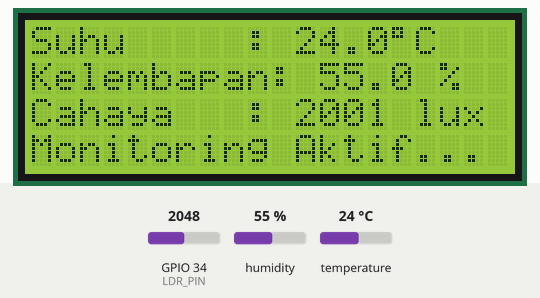
Simulated run of this program. Board: ESP32. Shown: 20×4 character LCD. The test bench sets the inputs (shaded band); at power-on: GPIO 34 (LDR_PIN) = 2048, humidity 55 %, temperature 24 °C. What the program prints to the serial monitor is not drawn.

Above: at 3.2 s.
3.3 s: GPIO 34 (LDR_PIN) set to 1062
At 4.7 s:
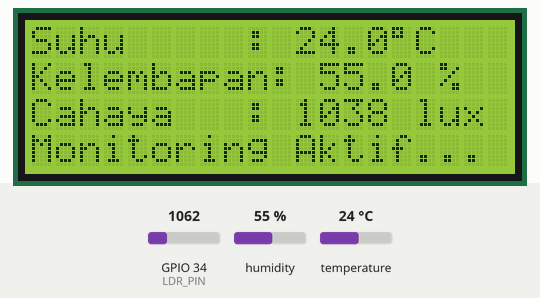
5.8 s: GPIO 34 (LDR_PIN) set to 965
At 7.7 s:
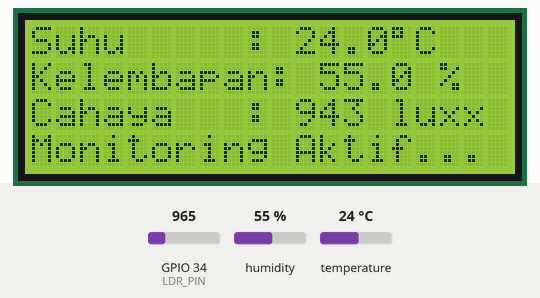
8.3 s: GPIO 34 (LDR_PIN) set to 113
At 9.5 s:
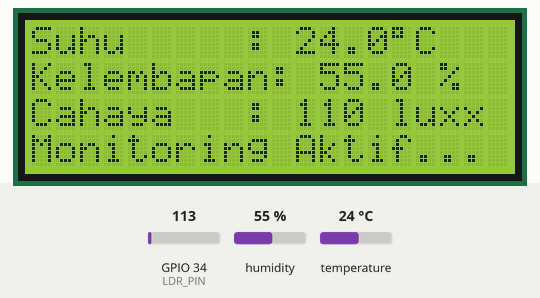
10.8 s: GPIO 34 (LDR_PIN) set to 96
At 13.2 s:
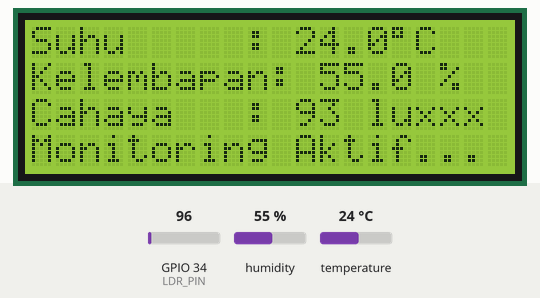
14.0 s: GPIO 34 (LDR_PIN) set to 0
At 15.0 s:
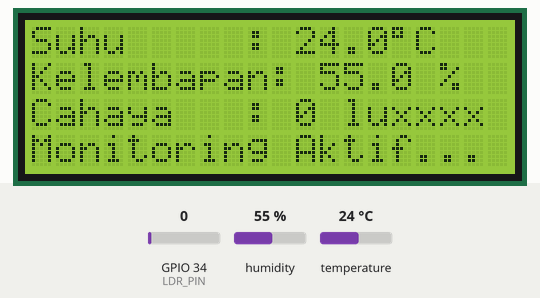
16.5 s: humidity set to 22 %
At 18.0 s:
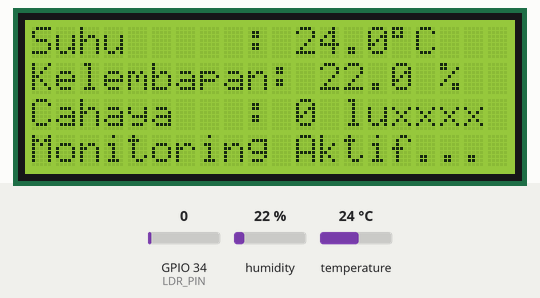
Timing chart, 0 to 19.5 s (numbered marks = the images above; inputs shaded):
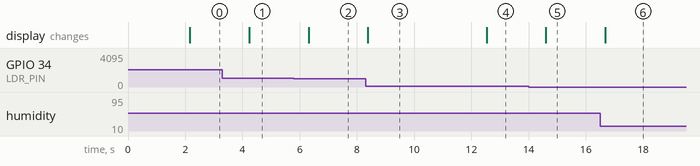

The program:

main.cpp
```cpp
#include <Wire.h>
#include <LiquidCrystal_I2C.h>
#include <DHT.h>

#define DHTPIN 14
#define DHTTYPE DHT22
#define LDR_PIN 34

DHT dht(DHTPIN, DHTTYPE);
LiquidCrystal_I2C lcd(0x27, 20, 4);

int cahaya_adc = analogRead(LDR_PIN);
int cahaya_lux = map(cahaya_adc, 0, 1023, 0, 1000); // Konversi ADC ke lux

void setup() {
  Serial.begin(115200);
  dht.begin();
  lcd.init();
  lcd.backlight();
  lcd.setCursor(0, 0);
  lcd.print("   Sistem Monitoring");
  delay(2000);
  lcd.clear();
}

void loop() {
  float suhu = dht.readTemperature();
  float kelembapan = dht.readHumidity();
  int cahaya_adc = analogRead(LDR_PIN);
  int cahaya_lux = map(cahaya_adc, 0, 1023, 0, 1000); // Sesuaikan sesuai slider simulator

  // Tampilkan di Serial Monitor
  Serial.print("Suhu: ");
  Serial.print(suhu);
  Serial.print(" C | Kelembapan: ");
  Serial.print(kelembapan);
  Serial.print(" % | Cahaya: ");
  Serial.println(cahaya_lux);


  // Tampilkan di LCD
  lcd.setCursor(0, 0);
  lcd.print("Suhu     : ");
  lcd.print(suhu, 1);
  lcd.print((char)223);
  lcd.print("C");

  lcd.setCursor(0, 1);
  lcd.print("Kelembapan: ");
  lcd.print(kelembapan, 1);
  lcd.print(" %");

  lcd.setCursor(0, 2);
  lcd.print("Cahaya   : ");
  lcd.print(cahaya_lux);
  lcd.print(" lux");

  lcd.setCursor(0, 3);
  lcd.print("Monitoring Aktif...");

  delay(2000);
}
```

Measured:
- the behaviour switches between 1023 and 1022 on GPIO 34 (LDR_PIN) (found by bisection; images 1 and 2)
- the behaviour switches between 103 and 102 on GPIO 34 (LDR_PIN) (found by bisection; images 3 and 4)
- after the input at 3.3 s, the display: changes after 0.94 s (image 1)
- after the input at 5.8 s, the display: changes after 0.51 s (image 2)
- after the input at 8.3 s, the display: changes after 0.08 s (image 3)
- after the input at 10.8 s, the display: changes after 1.7 s (image 4)
- after the input at 14.0 s, the display: changes after 0.60 s (image 5)
- after the input at 16.5 s, the display: changes after 0.18 s (image 6)
